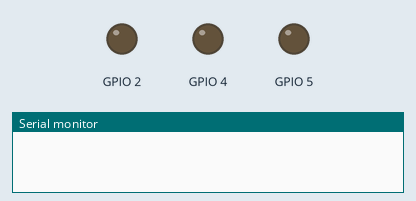
This program was run on a simulated ESP8266 (NodeMCU). Shown: output pins drawn as LEDs (lit = HIGH), the last lines printed to the serial monitor. WiFi joins after 1.5 s; servers stay silent unless stated; storage starts empty.

Above: at 0.1 s.
At 1.1 s:
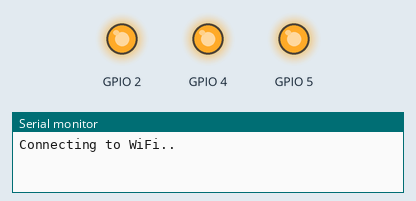
At 2.1 s:
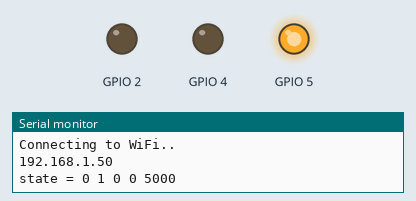
At 9.1 s:
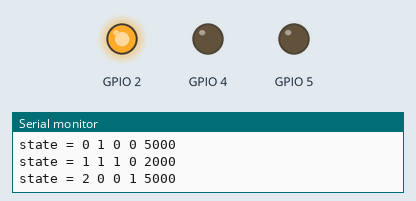
At 24.1 s:
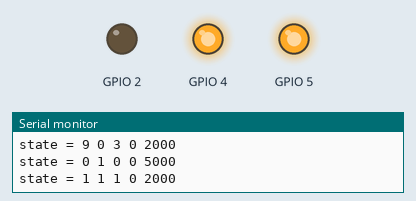
At 34.1 s:
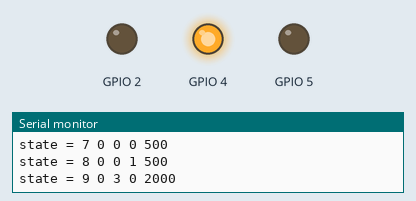
Timing chart, 0 to 37.5 s (numbered marks = the images above):
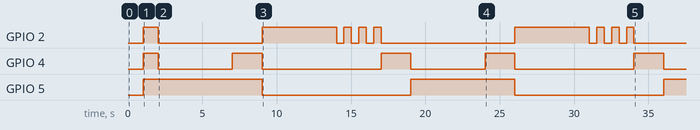

Measured:
- by itself, GPIO 2: goes LOW 7.0 s, HIGH 5.0 s, 3 × (LOW 0.50 s, HIGH 0.50 s), LOW 9.0 s, HIGH 5.0 s, 3 × (LOW 0.50 s, HIGH 0.50 s), then LOW
- by itself, GPIO 4: HIGH → LOW at 2.0 s, → HIGH 5.0 s later, → LOW 2.0 s later, → HIGH 8.0 s later, … (9 changes in this stretch)
- by itself, GPIO 5: alternates HIGH for 7.0 s and LOW for 10.0 s

The program:

main.cpp
```cpp
#include <ESP8266WiFi.h>
#include <ESPAsyncTCP.h>
#include <ESPAsyncWebServer.h>
#include "FS.h"
#include <LITTLEFS.h>

// Replace with your network credentials
const char* ssid = "robo";
const char* password = "robotraffic";

typedef struct {
  byte r;
  byte y;
  byte g;
  unsigned int time;
} State;

struct {
  byte r;
  byte y;
  byte g;
} pins = {5, 4, 2};

State states[] = {
  {1, 0, 0, 5000},
  {1, 1, 0, 2000},
  {0, 0, 1, 5000},
  {0, 0, 0, 500},
  {0, 0, 1, 500},
  {0, 0, 0, 500},
  {0, 0, 1, 500},
  {0, 0, 0, 500},
  {0, 0, 1, 500},
  {0, 3, 0, 2000},
};

unsigned int currentState;
boolean isPaused;

// Create AsyncWebServer object on port 80
AsyncWebServer server(80);
AsyncEventSource events("/events");

String processor(const String& var)
{
  if (var == "IP") {
    return WiFi.localIP().toString();
  }

  return String();
}

int colorToPin(char color)
{
  switch (color) {
    case 'r': return pins.r;
    case 'y': return pins.y;
    case 'g': return pins.g;
  }

  return 0;
}

void reset()
{
  digitalWrite(pins.r, 0);
  digitalWrite(pins.y, 0);
  digitalWrite(pins.g, 0);
}

void notFound(AsyncWebServerRequest *request)
{
  request->send(404, "text/plain", "Nothing here..");
}

void sendPinState()
{
  char buf[10];
  sprintf(buf, "%d %d %d", digitalRead(pins.r), digitalRead(pins.y), digitalRead(pins.g));
  events.send(buf, "pin", millis());
}

void setup()
{
  currentState = 0;
  isPaused = false;

  Serial.begin(115200);

  if (! LittleFS.begin()) {
    Serial.println("LITTLEFS Mount Failed");
    return;
  }

  pinMode(pins.r, OUTPUT);
  pinMode(pins.y, OUTPUT);
  pinMode(pins.g, OUTPUT);

  reset();

  // Connect to Wi-Fi
  WiFi.begin(ssid, password);
  while (WiFi.status() != WL_CONNECTED) {
    delay(1000);
    Serial.println("Connecting to WiFi..");
    digitalWrite(pins.r, ! digitalRead(pins.r));
    digitalWrite(pins.y, ! digitalRead(pins.y));
    digitalWrite(pins.g, ! digitalRead(pins.g));
  }

  Serial.println(WiFi.localIP());

  server.on("/", HTTP_GET, [](AsyncWebServerRequest *request) {
    request->send(LittleFS, "/index.html", String(), false, processor);
  });

  server.on("/update", HTTP_GET, [] (AsyncWebServerRequest *request) {
    char color = request->hasParam("color") ? request->getParam("color")->value().charAt(0) : '_';
    int value = request->hasParam("value") ? request->getParam("value")->value().toInt() : 0;

    int pin = colorToPin(color);
    if (color && pin) {
      digitalWrite(pin, value);
      request->send(200, "text/plain", "OK");
    } else {
      request->send(400, "text/plain", "");
    }
  });

  server.on("/pause", HTTP_POST, [](AsyncWebServerRequest *request) {
    Serial.println("Paused");
    isPaused = true;
    request->send(200, "text/plain", "OK");
  });

  server.on("/start", HTTP_POST, [](AsyncWebServerRequest *request) {
    Serial.println("Starting");
    isPaused = false;
    currentState = 0;
    reset();
    request->send(200, "text/plain", "OK");
  });

  // server.on("/refresh", HTTP_POST, [](AsyncWebServerRequest *request) {
  //   request->send(200, "text/plain", "OK");
  // });

  server.serveStatic("/", LittleFS, "/");

  server.onNotFound(notFound);
  server.addHandler(&events);
  server.begin();
}

void loop()
{
  if (isPaused) {
    delay(1000);
    sendPinState();
  } else {
    Serial.printf("state = %d %d %d %d %d\n", currentState, states[currentState].r, states[currentState].y, states[currentState].g, states[currentState].time);

    digitalWrite(pins.r, states[currentState].r);
    digitalWrite(pins.y, states[currentState].y);
    digitalWrite(pins.g, states[currentState].g);

    sendPinState();

    delay(states[currentState].time);

    currentState++;

    if (currentState >= (sizeof(states) / sizeof(State))) {
      currentState = 0;
    }
  }
}
```
